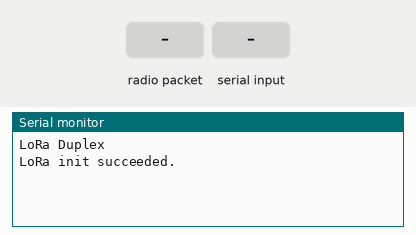
Recording of a sketch running on a simulated Arduino Uno, built with avr-gcc and run on an emulated ATmega328P. Parts: the last lines printed to the serial monitor. The inputs (shaded band) are chosen by the test bench. No radio packets arrive unless stated.

Above: at 1.2 s.
1.3 s: radio packet "0" arrives
At 1.9 s:
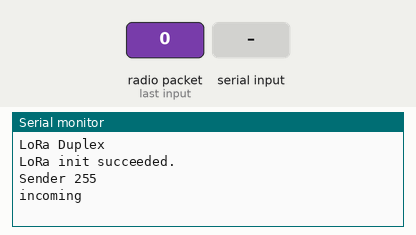
2.8 s: "90,45\n" received over Serial
At 5.0 s:
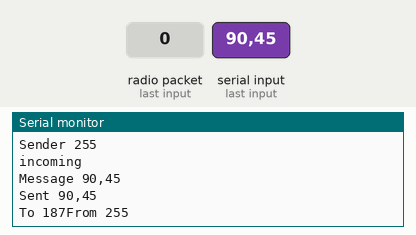
5.3 s: "0\n" received over Serial
At 7.8 s:
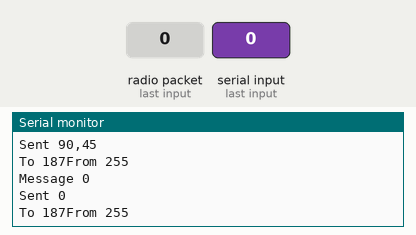

The sketch:

Receiver.ino
```cpp
#include <SPI.h>              // include libraries
#include <LoRa.h>

byte msgCount = 0;            // count of outgoing messages
byte localAddress = 0xFF;     // address of this device
byte destination = 0xBB;      // destination to send to


String outgoing;              // outgoing message
String Mymessage;             // stores message from the bluetooth

int calling;                  // stores the command

String getValue(String data, char separator, int index);


void setup() {
  Serial.begin(9600);                   // initialize serial
  Serial.println("LoRa Duplex");

  if (!LoRa.begin(433E6)) {             // initialize ratio at 915 MHz
    Serial.println("LoRa init failed. Check your connections.");
    while (true);                       // if failed, do nothing
  }

  Serial.println("LoRa init succeeded.");
}

void loop() {

   if(Serial.available()>0)
   {
    //read data
    Mymessage=Serial.readString();
    Serial.print("Message ");
    Serial.println(Mymessage);
    sendMessage(Mymessage);
    delay(100);
    Mymessage = "";
   }


      // parse for a packet, and call onReceive with the result:
  onReceive(LoRa.parsePacket());
}

void sendMessage(String outgoing) {
  LoRa.beginPacket();                   // start packet
  LoRa.write(destination);              // add destination address
  LoRa.write(localAddress);             // add sender address
  LoRa.write(msgCount);                 // add message ID
  LoRa.write(outgoing.length());        // add payload length
  LoRa.print(outgoing);                 // add payload
  LoRa.endPacket();                     // finish packet and send it
  Serial.print("Sent ");
  Serial.print(outgoing);
  Serial.print("To ");
  Serial.print(destination);
  Serial.print("From ");
  Serial.println(localAddress);
  msgCount++;                           // increment message ID
}

void onReceive(int packetSize) {
  if (packetSize == 0) return;          // if there's no packet, return

  // read packet header bytes:
  int recipient = LoRa.read();          // recipient address
  byte sender = LoRa.read();            // sender address
  Serial.print("Sender ");
  Serial.println(sender);
  byte incomingMsgId = LoRa.read();     // incoming msg ID
  byte incomingLength = LoRa.read();    // incoming msg length

  String incoming = "";

  while (LoRa.available()) {
    incoming += (char)LoRa.read();
  }
  Serial.print("incoming ");
  Serial.println(incoming);

  if (incomingLength != incoming.length()) {   // check length for error
   // Serial.println("error: message length does not match length");
   ;
    return;                             // skip rest of function
  }

  // if the recipient isn't this device or broadcast,
  if (recipient != localAddress) {
    //Serial.println("This message is not for me.");
    ;
    return;                             // skip rest of function
  }

  // if message is for this device, or broadcast, print details:
 // Serial.println("Received from: 0x" + String(sender, HEX));
 // Serial.println("Sent to: 0x" + String(recipient, HEX));
  //Serial.println("Message ID: " + String(incomingMsgId));
 // Serial.println("Message length: " + String(incomingLength));
  //Serial.println("Message: " + incoming);
  //Serial.println("RSSI: " + String(LoRa.packetRssi()));
  //Serial.println("Snr: " + String(LoRa.packetSnr()));
  //Serial.println();
    String q = getValue(incoming, ',', 0);
    calling = q.toInt();
    Serial.print("q ");
    Serial.println(q);
    if(calling== 45)
    {
    calling = 0;

      }

}
String getValue(String data, char separator, int index)
{
    int found = 0;
    int strIndex[] = { 0, -1 };
    int maxIndex = data.length() - 1;

    for (int i = 0; i <= maxIndex && found <= index; i++) {
        if (data.charAt(i) == separator || i == maxIndex) {
            found++;
            strIndex[0] = strIndex[1] + 1;
            strIndex[1] = (i == maxIndex) ? i+1 : i;
        }
    }
    return found > index ? data.substring(strIndex[0], strIndex[1]) : "";
}
```

Measured:
- after the input at 1.3 s, the serial monitor: prints a new line at once (image 1)
- after the input at 2.8 s, the serial monitor: prints a new line after 1.0 s (image 2)
- after the input at 5.3 s, the serial monitor: prints a new line after 1.0 s (image 3)
